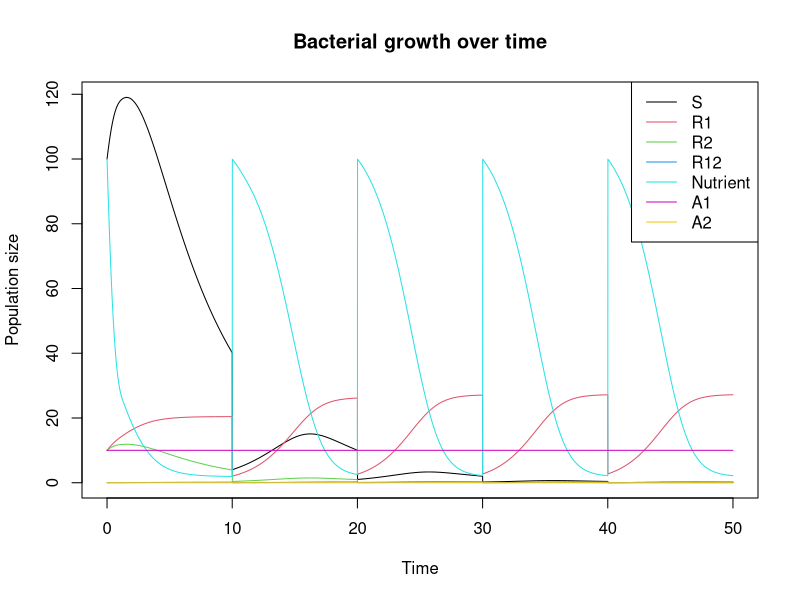

Source code (R):
library(deSolve)

simulate <- function(
  pharmacokinetic = FALSE, # should be either TRUE or FALSE
  stewardship = "cycl", #  "cycl" or "comb" or "1_only" or "2_only"
  D = 0.1, # dilution ratio at bottlenecks
  N0 = 100, # initial nutrient concentration
  HGT = 0.0001, # rate of horizontal gene transfer
  m1 = 0, # rate of mutations conferring resistance to drug 1
  m2 = 0, # rate of mutations conferring resistance to drug 2
  d1 = 1 * pharmacokinetic, # rate of drug 1 elimination
  d2 = 1 * pharmacokinetic, # rate of drug 2 elimination
  influx = c(A1 = 10, A2 = 10), # drug influx concentrations
  # lists of genotype-specific parameters, in the order S, R1, R2, R12
  psi = c(0.1, 0.1, 0.1, 0.1), # growth rate with no drugs
  phi1 = c(0.2, 0.2, 0.2, 0.2), # maximum killing rate for drug 1
  phi2 = c(0.2, 0.2, 0.2, 0.2), # maximum killing rate for drug 2
  zeta1 = c(1, 100, 1, 100), # MIC drug 1
  zeta2 = c(1, 1, 100, 100), # MIC drug 2
  kappa1 = c(1, 1, 1, 1), # Hill function steepness parameter drug 1
  kappa2 = c(1, 1, 1, 1), # Hill function steepness parameter drug 2
  mu = c(1, 1, 1, 1), # growth rate with infinite resources
  k = c(100, 100, 100, 100), # resource concentration at half-maximal growth
  alpha = c(1, 1, 1, 1) # resources used per unit growth
  ) {
  # Define the parameters of the model
  config <- list(
    D = D,
    N0 = N0,
    HGT = HGT,
    m1 = m1,
    m2 = m2,
    d1 = d1,
    d2 = d2,
    influx = influx,
    stewardship = stewardship,
    pharmacokinetic = pharmacokinetic
    )
  if (stewardship == "2_only") {
    config$pattern <- c(0, 1)
  } else if (stewardship == "comb") {
    config$pattern <- c(1, 1)
  } else {
    config$pattern <- c(1, 0)
  }
  config$params <- cbind(psi, phi1, phi2, zeta1, zeta2, kappa1, kappa2, mu, k, alpha)
  rownames(config$params) <- c("S", "R1", "R2", "R12")

  # a pharmacodynamic function for antibioti-induced killing of bacteria
  hill <- function(A, parms) {
    psi <- parms[1]
    phi <- parms[2]
    zeta <- parms[3]
    kappa <- parms[4]
    return(phi * (A / zeta)^kappa / ((A / zeta)^kappa - (psi - phi) / psi))
  }

  # a growth rate function for nutrient-limited growth
  monod <- function(N, parms) {
    mu <- parms[1]
    k <- parms[2]
    return(mu * N / (N + k))
  }

  # a function specifying the amount of nutrients depleted by the bacteria
  deplete <- function(dS = 0, dR1 = 0, dR2 = 0, dR12 = 0, alpha) { # nolint
    return(sum(-alpha * max(0, c(dS, dR1, dR2, dR12))))
  }

  # create the right pattern based on the previous drug administered
  update_pattern <- function(prev = 1) {
    # if the previous drug administered was 1, then the next drug is 2
    if (prev == 1) {
      return(c(0, 1))
    }
    return(c(1, 0))
  }

  # Define a bottleneck function that reduces all state by a fixed fraction
  bottleneck <- function(t, state, config = NULL) {
    pattern <- config$pattern
    if (config$stewardship == "cycl") {
      pattern <- update_pattern(state["prev"])
    }
    state <- c(state[c("S", "R1", "R2", "R12")] * config$D, N = config$N0,
      config$pharmacokinetic * state[c("A1", "A2")] + config$influx * pattern,
      state["prev"] %% 2 + 1) # update the previous drug from 2 to 1 or 1 to 2
    state[state < 0] <- 0 # backup - shouldn't be needed
    return(state)
  }

  # Define a function to plot the resulting solution
  bacteria_plot <- function(solution) {
    plot(solution[, 1], solution[, 2], type = "l", col = 1,
      main = "Bacterial growth over time",
      xlab = "Time", ylab = "Population size")
    lines(solution[, 1], solution[, 3], col = 2)
    lines(solution[, 1], solution[, 4], col = 3)
    lines(solution[, 1], solution[, 5], col = 4)
    lines(solution[, 1], solution[, 6], col = 5)
    lines(solution[, 1], solution[, 7], col = 6)
    lines(solution[, 1], solution[, 8], col = 7)
    legend("topright",
      legend = c("S", "R1", "R2", "R12", "Nutrient", "A1", "A2"),
      col = c(1, 2, 3, 4, 5, 6, 7), lty = 1)
  }


  # Define the differential equations for the model
  bacterial_growth <- function(t, state, config = NULL) {
    parms <- config$params
    with(as.list(c(state)), {
      S <- state[1]
      R1 <- state[2]
      R2 <- state[3]
      R12 <- state[4]
      N <- state[5]
      A1 <- state[6]
      A2 <- state[7]
      net_recombination <- config$HGT * (R1 * R2 - R12 * S)
      dS <- S * ((1 - config$m1) * (1 - config$m2) *
        monod(N, parms["S", c("mu", "k")]) -
        hill(A = A1, parms["S", c("psi", "phi1", "zeta1", "kappa1")]) -
        hill(A = A2, parms["S", c("psi", "phi2", "zeta2", "kappa2")])) +
        net_recombination
      dR1 <- R1 * ((1 - config$m2) * monod(N, parms["R1", c("mu", "k")]) -
        hill(A = A1, parms["R1", c("psi", "phi1", "zeta1", "kappa1")]) -
        hill(A = A2, parms["R1", c("psi", "phi2", "zeta2", "kappa2")])) +
        S * config$m1 * (1 - config$m2) * monod(N, parms["S", c("mu", "k")]) -
        net_recombination
      dR2 <- R2 * ((1 - config$m1) * monod(N, parms["R2", c("mu", "k")]) -
        hill(A = A1, parms["R2", c("psi", "phi1", "zeta1", "kappa1")]) -
        hill(A = A2, parms["R2", c("psi", "phi2", "zeta2", "kappa2")])) +
        S * (1 - config$m1) * config$m2 * monod(N, parms["S", c("mu", "k")]) -
        net_recombination
      dR12 <- R12 * (monod(N, parms["R12", c("mu", "k")]) -
        hill(A = A1, parms["R12", c("psi", "phi1", "zeta1", "kappa1")]) -
        hill(A = A2, parms["R12", c("psi", "phi2", "zeta2", "kappa2")])) +
        S * config$m1 * config$m2 * monod(N, parms["S", c("mu", "k")]) +
        R1 * config$m2 * monod(N, parms["R1", c("mu", "k")]) +
        R2 * config$m1 * monod(N, parms["R2", c("mu", "k")]) +
        net_recombination
      dN <- deplete(dS, dR1, dR2, dR12, parms[, "alpha"])
      dA1 <- -config$d1
      dA2 <- -config$d2
      return(list(c(dS, dR1, dR2, dR12, dN, dA1, dA2, 0)))
    })
  }

  # Example usage
  times <- seq(0, 50, 0.01)
  state <- c(S = 100, R1 = 10, R2 = 10, R12 = 0, N = config$N0,
    config$influx * config$pattern, prev = sum(config$pattern * c(1, 2)))
  events <- list(func = bottleneck, times = seq(10, 40, 10))
  solution <- ode(state, times, bacterial_growth, config, events = events)
  bacteria_plot(solution)
}

simulate(stewardship = "1_only")
